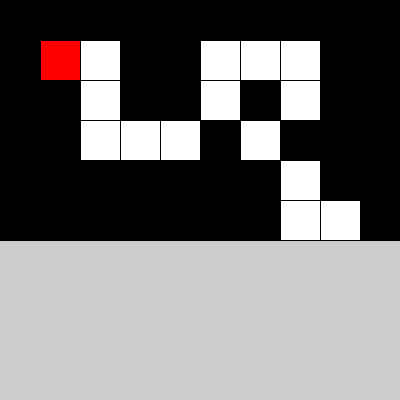
Frame 1 (no input)
Frame 60 (the mouse pressed at the canvas centre just before this capture): identical to frame 1, image omitted
Frame 120 (the mouse held since frame 60 and released just before this capture): identical to frame 1, image omitted

The Processing sketch that drew this single still picture (run headless with seeded random() and noise(); from frame 60 on, the mouse is pressed at the canvas centre):

// Processing sketch: week15_08_maze_DFS_boolean_true_false
// ── week15_08_maze_DFS_boolean_true_false.pde
//week15_08_maze_DFS_boolean_true_false
int[][]maze={
  {1,1,1,1,1,1,1,1,1,1},
  {1,0,0,1,1,0,0,0,1,1},
  {1,1,0,1,1,0,1,0,1,1},
  {1,1,0,0,0,1,0,1,1,1},
  {1,1,1,1,1,1,1,0,1,1},
  {1,1,1,1,1,1,1,0,0,1},
};
int [][] visited=new int[10][10];
int startI=1,startJ=1,I=1,J=1,step=1;;
void setup(){
  size(400,400);
}
void draw(){
  for(int i=0;i<maze.length;i++){
    for(int j=0;j<maze[0].length;j++){
      if(maze[i][j]==1) fill(0);
      else fill(255);
      rect(j*40,i*40,40,40);
    }
  }
  fill(255,0,0);
  rect(startJ*40,startI*40,40,40);
  for(int i=0;i<maze.length;i++){
    for(int j=0;j<maze[0].length;j++){
      if(visited[i][j]>0){
        fill(0,0,255);
        text(""+visited[i][j],j*40+20,i*40+20);
      }
    }
  }
}
boolean DFS(int i,int j,int s){
  if(i==8&&j==8) return true;
  if(maze[i][j]==1) return false;
  if(visited[i][j]>0) return false;
  visited[i][j]=s;
  if(DFS(i+1,j,s+1)) return true;
  if(DFS(i-1,j,s+1)) return true;
  if(DFS(i,j+1,s+1)) return true;
  if(DFS(i,j-1,s+1)) return true;
  visited[i][j]=0;
  return false;
}
void mousePressed(){
  visited[1][1]=0;
  DFS(1,1,1);
}
